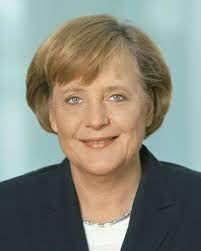
#> input picture angela_merkel.png, 201 x 251 px
$ python Face_detector.py
#> lines starting #> are read from the running program, lines starting #| are printed output that depends on the picture; after the words box and inside, x2 and y2 are one past the last pixel; in counts of white or black regions, pixels touching at a corner belong together
import cv2
from random import randrange

# Load some pre-trained data on face frontals from opencv (haar cascade algorithm)
trained_face_data = cv2.CascadeClassifier('faces.xml')

# Choose an image to detect faces in
#img = cv2.imread('group.png')
img = cv2.imread('angela_merkel.png')
#> img is the input picture: shape (251, 201, 3); mean B, G, R 124.1, 135.8, 135.1


# Must convert to grayscale
grayscaled_img = cv2.cvtColor(img, cv2.COLOR_BGR2GRAY)
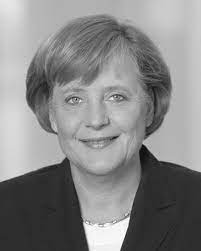
#> grayscaled_img: shape (251, 201); min 7, max 254, mean 134.2

# Detect faces
face_coordinates = trained_face_data.detectMultiScale(grayscaled_img)
#> face_coordinates = [[47, 58, 107, 107]]

# Draw rectangles around the faces
for (x, y, w, h) in face_coordinates:
    cv2.rectangle(img, (x, y), (x+w, y+h), (randrange(256), randrange(256), randrange(256)), 5)
#> this loop made 1 pass
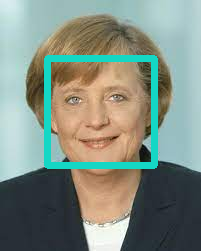
#> img: shape (251, 201, 3); 5.9% of pixels changed, all inside (x1, y1, x2, y2) = (44, 55, 158, 169)

# Display the image
cv2.imshow('Face Detection', img)
cv2.waitKey()

print("Code Completed")

$ run again, with group.png copied over angela_merkel.png
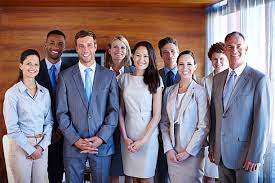
#> input picture group.png, 275 x 183 px
#> img is the input picture: shape (183, 275, 3); mean B, G, R 126.1, 118.1, 132
#> `grayscaled_img = cv2.cvtColor(img, cv2.COLOR_BGR2GRAY)`:
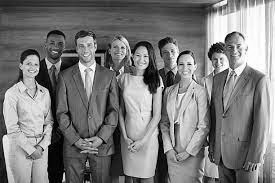
#> grayscaled_img: shape (183, 275); min 0, max 255, mean 123.1
#> face_coordinates = [[72, 36, 25, 25], [106, 37, 26, 26], [129, 46, 25, 25], [19, 54, 25, 25], [173, 54, 26, 26]]
#> the loop `for (x, y, w, h) in face_coordinates:` made 5 passes
#> after the loop `for (x, y, w, h) in face_coordinates:`:
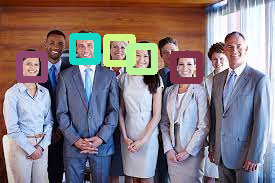
#> img: shape (183, 275, 3); 6.59% of pixels changed, all inside (x1, y1, x2, y2) = (16, 33, 203, 84)
